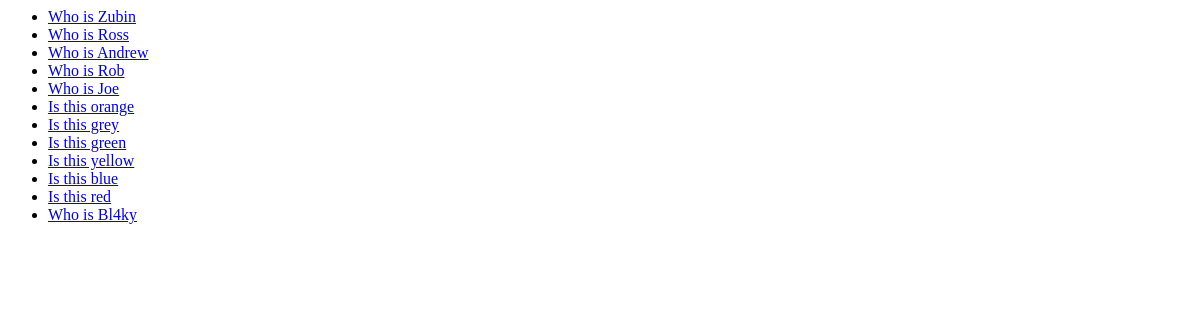
/polls/, run on an earlier commit of the app's database.
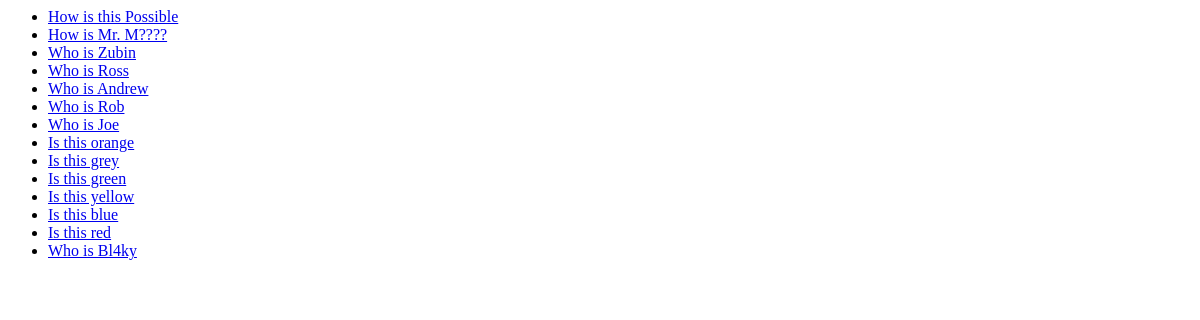
And on a later commit of the database.
### polls/models.py (models this page shows, shortened)
class Question (models.Model):
    question_str = models.CharField(max_length=256)
    publication_date = models.DateTimeField('date published')

### polls/views.py (the view)
# urls.py: path('', views.IndexView.as_view(), name='q_index'),
class IndexView (generic.ListView):
    template_name = 'polls/index.html'
    context_object_name = 'latest_question_list'
    def get_queryset (self):
        return Question.objects.filter(publication_date__lte=timezone.now()).order_by("-publication_date")

### polls/templates/polls/index.html
{% if latest_question_list %}
    <ul>
        {% for question in latest_question_list %}
            <li><a href="{% url 'polls:q_info' question.id %}">{{ question.question_str }}</a></li>
        {% endfor %}
    </ul>
    {% else %}
    <p>No Polls are Available</p>
{% endif %}

What changed in the data, as far as the page shows it:
added Question: question_str "How is this Possible"
added Question: question_str "How is Mr. M????"
